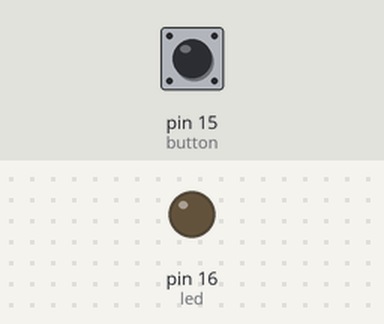
Simulated run of this program. Board: MicroPython board. Parts: output pins drawn as LEDs (lit = HIGH). The test bench sets the inputs (shaded band); at power-on: pin 15 (button) HIGH.

Above: at 1.2 s.
1.3 s: pin 15 (button) pulled LOW for 0.15 s
At 1.4 s:
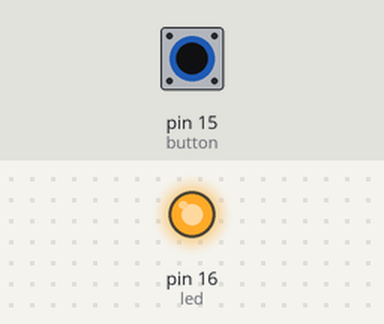
3.0 s: pin 15 (button) pulled LOW for 3.2 s
At 7.5 s:
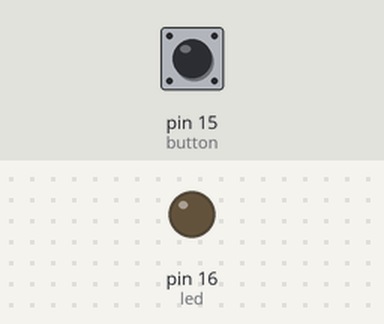
Timing chart, 0 to 9.0 s (numbered marks = the images above; inputs shaded):
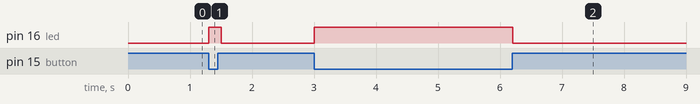

The program:

LED_Blink_Test.py
```python
from machine import Pin
import time

# set up pin 15 as an input with a pull-down resistor
button = Pin(15, Pin.IN)

# set up pin 16 connected to the LED as an output
led = Pin(16, Pin.OUT)

while True:
    pressed = button.value() == 0

    if pressed:
        led.value(1)

    else:
        led.value(0)

    time.sleep(0.1)
```

Measured:
- after the input at 1.3 s, pin 16 (led): LOW → HIGH at once, → LOW 0.20 s later
- after the input at 3.0 s, pin 16 (led): LOW → HIGH at once, → LOW 3.2 s later
